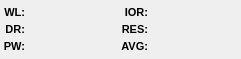
<?xml version="1.0" encoding="UTF-8"?>
<ui version="4.0">
 <class>ThirdInfoDomainView</class>
 <widget class="QWidget" name="ThirdInfoDomainView">
  <property name="geometry">
   <rect>
    <x>0</x>
    <y>0</y>
    <width>241</width>
    <height>59</height>
   </rect>
  </property>
  <property name="minimumSize">
   <size>
    <width>240</width>
    <height>0</height>
   </size>
  </property>
  <property name="windowTitle">
   <string>Form</string>
  </property>
  <layout class="QHBoxLayout" name="horizontalLayout" stretch="1,4,1,4">
   <property name="spacing">
    <number>0</number>
   </property>
   <property name="leftMargin">
    <number>0</number>
   </property>
   <property name="topMargin">
    <number>0</number>
   </property>
   <property name="rightMargin">
    <number>0</number>
   </property>
   <property name="bottomMargin">
    <number>0</number>
   </property>
   <item>
    <layout class="QVBoxLayout" name="verticalLayout_13">
     <property name="spacing">
      <number>0</number>
     </property>
     <property name="leftMargin">
      <number>3</number>
     </property>
     <property name="topMargin">
      <number>3</number>
     </property>
     <property name="rightMargin">
      <number>3</number>
     </property>
     <property name="bottomMargin">
      <number>3</number>
     </property>
     <item>
      <widget class="QLabel" name="label_27">
       <property name="maximumSize">
        <size>
         <width>35</width>
         <height>15</height>
        </size>
       </property>
       <property name="font">
        <font>
         <pointsize>8</pointsize>
         <weight>75</weight>
         <bold>true</bold>
        </font>
       </property>
       <property name="styleSheet">
        <string notr="true">border: none;</string>
       </property>
       <property name="text">
        <string>WL:</string>
       </property>
       <property name="scaledContents">
        <bool>false</bool>
       </property>
       <property name="alignment">
        <set>Qt::AlignRight|Qt::AlignTrailing|Qt::AlignVCenter</set>
       </property>
      </widget>
     </item>
     <item>
      <widget class="QLabel" name="label_26">
       <property name="maximumSize">
        <size>
         <width>35</width>
         <height>15</height>
        </size>
       </property>
       <property name="font">
        <font>
         <pointsize>8</pointsize>
         <weight>75</weight>
         <bold>true</bold>
        </font>
       </property>
       <property name="styleSheet">
        <string notr="true">border: none;</string>
       </property>
       <property name="text">
        <string>DR:</string>
       </property>
       <property name="scaledContents">
        <bool>false</bool>
       </property>
       <property name="alignment">
        <set>Qt::AlignRight|Qt::AlignTrailing|Qt::AlignVCenter</set>
       </property>
      </widget>
     </item>
     <item>
      <widget class="QLabel" name="label_22">
       <property name="maximumSize">
        <size>
         <width>35</width>
         <height>15</height>
        </size>
       </property>
       <property name="font">
        <font>
         <pointsize>8</pointsize>
         <weight>75</weight>
         <bold>true</bold>
        </font>
       </property>
       <property name="styleSheet">
        <string notr="true">border: none;</string>
       </property>
       <property name="text">
        <string>PW:</string>
       </property>
       <property name="scaledContents">
        <bool>false</bool>
       </property>
       <property name="alignment">
        <set>Qt::AlignRight|Qt::AlignTrailing|Qt::AlignVCenter</set>
       </property>
      </widget>
     </item>
    </layout>
   </item>
   <item>
    <layout class="QVBoxLayout" name="verticalLayout_8">
     <property name="spacing">
      <number>0</number>
     </property>
     <property name="leftMargin">
      <number>3</number>
     </property>
     <property name="topMargin">
      <number>3</number>
     </property>
     <property name="rightMargin">
      <number>3</number>
     </property>
     <property name="bottomMargin">
      <number>3</number>
     </property>
     <item>
      <widget class="QLabel" name="wl">
       <property name="maximumSize">
        <size>
         <width>16777215</width>
         <height>15</height>
        </size>
       </property>
       <property name="font">
        <font>
         <pointsize>8</pointsize>
         <weight>75</weight>
         <bold>true</bold>
        </font>
       </property>
       <property name="styleSheet">
        <string notr="true">border: none;</string>
       </property>
       <property name="text">
        <string/>
       </property>
       <property name="scaledContents">
        <bool>false</bool>
       </property>
      </widget>
     </item>
     <item>
      <widget class="QLabel" name="dr">
       <property name="maximumSize">
        <size>
         <width>16777215</width>
         <height>15</height>
        </size>
       </property>
       <property name="font">
        <font>
         <pointsize>8</pointsize>
         <weight>75</weight>
         <bold>true</bold>
        </font>
       </property>
       <property name="styleSheet">
        <string notr="true">border: none;</string>
       </property>
       <property name="text">
        <string/>
       </property>
       <property name="scaledContents">
        <bool>false</bool>
       </property>
      </widget>
     </item>
     <item>
      <widget class="QLabel" name="pw">
       <property name="maximumSize">
        <size>
         <width>16777215</width>
         <height>15</height>
        </size>
       </property>
       <property name="font">
        <font>
         <pointsize>8</pointsize>
         <weight>75</weight>
         <bold>true</bold>
        </font>
       </property>
       <property name="styleSheet">
        <string notr="true">border: none;</string>
       </property>
       <property name="text">
        <string/>
       </property>
       <property name="scaledContents">
        <bool>false</bool>
       </property>
      </widget>
     </item>
    </layout>
   </item>
   <item>
    <layout class="QVBoxLayout" name="verticalLayout_10">
     <property name="spacing">
      <number>0</number>
     </property>
     <property name="leftMargin">
      <number>3</number>
     </property>
     <property name="topMargin">
      <number>3</number>
     </property>
     <property name="rightMargin">
      <number>3</number>
     </property>
     <property name="bottomMargin">
      <number>3</number>
     </property>
     <item>
      <widget class="QLabel" name="label_13">
       <property name="maximumSize">
        <size>
         <width>35</width>
         <height>15</height>
        </size>
       </property>
       <property name="font">
        <font>
         <pointsize>8</pointsize>
         <weight>75</weight>
         <bold>true</bold>
        </font>
       </property>
       <property name="styleSheet">
        <string notr="true">border: none;</string>
       </property>
       <property name="text">
        <string>IOR:</string>
       </property>
       <property name="scaledContents">
        <bool>false</bool>
       </property>
       <property name="alignment">
        <set>Qt::AlignRight|Qt::AlignTrailing|Qt::AlignVCenter</set>
       </property>
      </widget>
     </item>
     <item>
      <widget class="QLabel" name="label_14">
       <property name="maximumSize">
        <size>
         <width>35</width>
         <height>15</height>
        </size>
       </property>
       <property name="font">
        <font>
         <pointsize>8</pointsize>
         <weight>75</weight>
         <bold>true</bold>
        </font>
       </property>
       <property name="styleSheet">
        <string notr="true">border: none;</string>
       </property>
       <property name="text">
        <string>RES:</string>
       </property>
       <property name="scaledContents">
        <bool>false</bool>
       </property>
       <property name="alignment">
        <set>Qt::AlignRight|Qt::AlignTrailing|Qt::AlignVCenter</set>
       </property>
      </widget>
     </item>
     <item>
      <widget class="QLabel" name="label_15">
       <property name="maximumSize">
        <size>
         <width>35</width>
         <height>15</height>
        </size>
       </property>
       <property name="font">
        <font>
         <pointsize>8</pointsize>
         <weight>75</weight>
         <bold>true</bold>
        </font>
       </property>
       <property name="styleSheet">
        <string notr="true">border: none;</string>
       </property>
       <property name="text">
        <string>AVG:</string>
       </property>
       <property name="scaledContents">
        <bool>false</bool>
       </property>
       <property name="alignment">
        <set>Qt::AlignRight|Qt::AlignTrailing|Qt::AlignVCenter</set>
       </property>
      </widget>
     </item>
    </layout>
   </item>
   <item>
    <layout class="QVBoxLayout" name="verticalLayout_11">
     <property name="spacing">
      <number>0</number>
     </property>
     <property name="leftMargin">
      <number>3</number>
     </property>
     <property name="topMargin">
      <number>3</number>
     </property>
     <property name="rightMargin">
      <number>3</number>
     </property>
     <property name="bottomMargin">
      <number>3</number>
     </property>
     <item>
      <widget class="QLabel" name="ior">
       <property name="maximumSize">
        <size>
         <width>16777215</width>
         <height>15</height>
        </size>
       </property>
       <property name="font">
        <font>
         <pointsize>8</pointsize>
         <weight>75</weight>
         <bold>true</bold>
        </font>
       </property>
       <property name="styleSheet">
        <string notr="true">border: none;</string>
       </property>
       <property name="text">
        <string/>
       </property>
       <property name="scaledContents">
        <bool>false</bool>
       </property>
      </widget>
     </item>
     <item>
      <widget class="QLabel" name="res">
       <property name="maximumSize">
        <size>
         <width>16777215</width>
         <height>15</height>
        </size>
       </property>
       <property name="font">
        <font>
         <pointsize>8</pointsize>
         <weight>75</weight>
         <bold>true</bold>
        </font>
       </property>
       <property name="styleSheet">
        <string notr="true">border: none;</string>
       </property>
       <property name="text">
        <string/>
       </property>
       <property name="scaledContents">
        <bool>false</bool>
       </property>
      </widget>
     </item>
     <item>
      <widget class="QLabel" name="avg">
       <property name="maximumSize">
        <size>
         <width>16777215</width>
         <height>15</height>
        </size>
       </property>
       <property name="font">
        <font>
         <pointsize>8</pointsize>
         <weight>75</weight>
         <bold>true</bold>
        </font>
       </property>
       <property name="styleSheet">
        <string notr="true">border: none;</string>
       </property>
       <property name="text">
        <string/>
       </property>
       <property name="scaledContents">
        <bool>false</bool>
       </property>
      </widget>
     </item>
    </layout>
   </item>
  </layout>
 </widget>
 <resources/>
 <connections/>
</ui>
